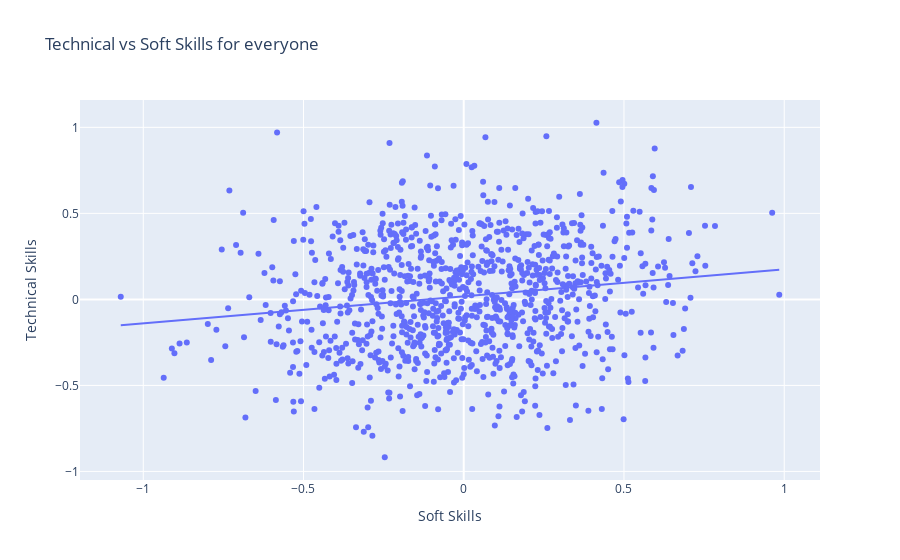

Notebook cell for this chart:
### Markdown cell above
### Conclusion

Us nerds have terrible soft skills. It's in the data! 

Or is it?

Now let's look at the entire dataset!

### Code cell
print( pearsonr( df['Soft Skills'], df['Technical Skills'] ) )
px.scatter( df, x = 'Soft Skills', y = 'Technical Skills', trendline= 'ols', title = 'Technical vs Soft Skills for everyone' )

### Figure 1 — Plotly figure (JSON) as saved in the notebook; plotly's stock layout.template omitted (floating-point values rounded to 4 significant figures; data arrays with more than 128 entries replaced by an {"elided": "..."} marker saying what was removed)
{"data": [{"hovertemplate": "Soft Skills=%{x}<br>Technical Skills=%{y}<extra></extra>", "legendgroup": "", "marker": {"color": "#636efa", "symbol": "circle"}, "mode": "markers", "name": "", "orientation": "v", "showlegend": false, "type": "scatter", "x": {"elided": "1000 float values"}, "xaxis": "x", "y": {"elided": "1000 float values"}, "yaxis": "y"}, {"hovertemplate": "<b>OLS trendline</b><br>Technical Skills = 0.156666 * Soft Skills + 0.0177202<br>R<sup>2</sup>=0.024225<br><br>Soft Skills=%{x}<br>Technical Skills=%{y} <b>(trend)</b><extra></extra>", "legendgroup": "", "marker": {"color": "#636efa", "symbol": "circle"}, "mode": "lines", "name": "", "showlegend": false, "type": "scatter", "x": {"elided": "1000 float values"}, "xaxis": "x", "y": {"elided": "1000 float values"}, "yaxis": "y"}], "layout": {"autosize": true, "legend": {"tracegroupgap": 0}, "title": {"text": "Technical vs Soft Skills for everyone"}, "xaxis": {"anchor": "y", "autorange": true, "domain": [0, 1], "range": [-1.193, 1.107], "title": {"text": "Soft Skills"}, "type": "linear"}, "yaxis": {"anchor": "x", "autorange": true, "domain": [0, 1], "range": [-1.078, 1.187], "title": {"text": "Technical Skills"}, "type": "linear"}}}
